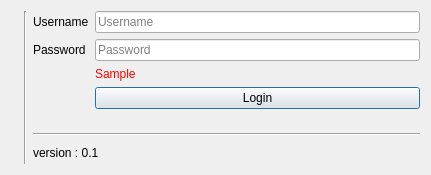
<?xml version="1.0" encoding="UTF-8"?>
<ui version="4.0">
 <class>LoginDialog</class>
 <widget class="QDialog" name="LoginDialog">
  <property name="geometry">
   <rect>
    <x>0</x>
    <y>0</y>
    <width>431</width>
    <height>175</height>
   </rect>
  </property>
  <property name="windowTitle">
   <string/>
  </property>
  <property name="modal">
   <bool>true</bool>
  </property>
  <layout class="QHBoxLayout" name="horizontalLayout">
   <item>
    <widget class="QLabel" name="label">
     <property name="text">
      <string/>
     </property>
     <property name="pixmap">
      <pixmap resource="../../sultan/sultan.qrc">:/images/icon_128.png</pixmap>
     </property>
    </widget>
   </item>
   <item>
    <widget class="Line" name="line">
     <property name="orientation">
      <enum>Qt::Vertical</enum>
     </property>
    </widget>
   </item>
   <item>
    <layout class="QVBoxLayout" name="verticalLayout">
     <property name="bottomMargin">
      <number>0</number>
     </property>
     <item>
      <layout class="QFormLayout" name="formLayout">
       <item row="0" column="0">
        <widget class="QLabel" name="label_2">
         <property name="text">
          <string>Username</string>
         </property>
        </widget>
       </item>
       <item row="1" column="0">
        <widget class="QLabel" name="label_3">
         <property name="text">
          <string>Password</string>
         </property>
        </widget>
       </item>
       <item row="0" column="1">
        <widget class="QLineEdit" name="lineUsername">
         <property name="placeholderText">
          <string>Username</string>
         </property>
        </widget>
       </item>
       <item row="1" column="1">
        <widget class="QLineEdit" name="linePassword">
         <property name="echoMode">
          <enum>QLineEdit::Password</enum>
         </property>
         <property name="placeholderText">
          <string>Password</string>
         </property>
        </widget>
       </item>
       <item row="3" column="1">
        <widget class="QPushButton" name="pushLogin">
         <property name="text">
          <string>Login</string>
         </property>
         <property name="default">
          <bool>true</bool>
         </property>
        </widget>
       </item>
       <item row="2" column="1">
        <widget class="QLabel" name="labelError">
         <property name="styleSheet">
          <string notr="true">font-size: 12px; color: red;</string>
         </property>
         <property name="text">
          <string>Sample</string>
         </property>
        </widget>
       </item>
      </layout>
     </item>
     <item>
      <spacer name="verticalSpacer">
       <property name="orientation">
        <enum>Qt::Vertical</enum>
       </property>
       <property name="sizeHint" stdset="0">
        <size>
         <width>20</width>
         <height>40</height>
        </size>
       </property>
      </spacer>
     </item>
     <item>
      <widget class="Line" name="line_2">
       <property name="orientation">
        <enum>Qt::Horizontal</enum>
       </property>
      </widget>
     </item>
     <item>
      <layout class="QHBoxLayout" name="horizontalLayout_2">
       <property name="topMargin">
        <number>0</number>
       </property>
       <item>
        <widget class="QLabel" name="labelVersion">
         <property name="sizePolicy">
          <sizepolicy hsizetype="Expanding" vsizetype="Preferred">
           <horstretch>0</horstretch>
           <verstretch>0</verstretch>
          </sizepolicy>
         </property>
         <property name="styleSheet">
          <string notr="true">font-size: 12px;</string>
         </property>
         <property name="text">
          <string>version : 0.1</string>
         </property>
        </widget>
       </item>
       <item>
        <widget class="QPushButton" name="pushConfig">
         <property name="text">
          <string/>
         </property>
         <property name="icon">
          <iconset resource="../../sultan/sultan.qrc">
           <normaloff>:/images/16x16/gear.png</normaloff>:/images/16x16/gear.png</iconset>
         </property>
         <property name="autoDefault">
          <bool>false</bool>
         </property>
         <property name="flat">
          <bool>true</bool>
         </property>
        </widget>
       </item>
      </layout>
     </item>
    </layout>
   </item>
  </layout>
 </widget>
 <resources>
  <include location="../../sultan/sultan.qrc"/>
 </resources>
 <connections/>
</ui>
